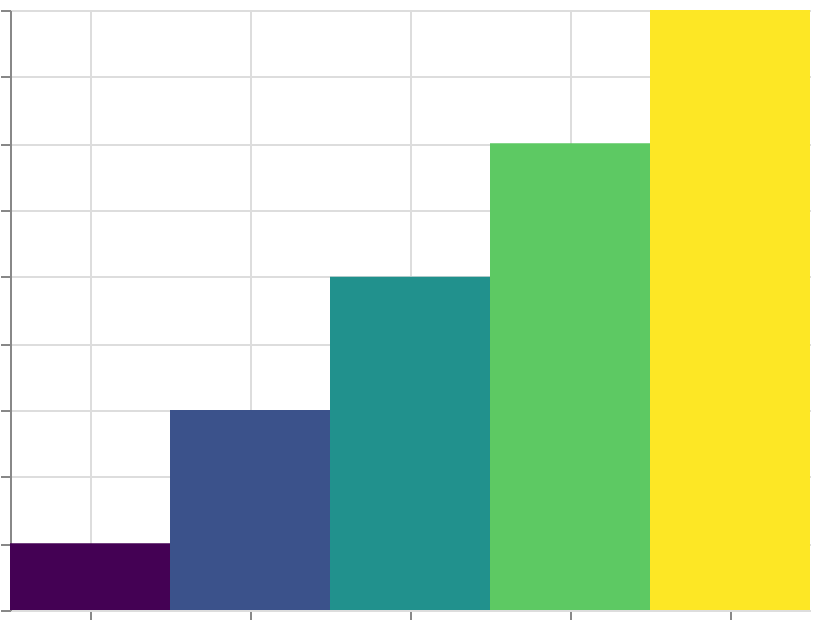

The Vega-Lite source for this figure:
### Vega specification from a JSON file in a GitHub repository (floating-point values rounded to 4 significant figures)
{"$schema": "https://vega.github.io/schema/vega/v6.json", "width": 400, "height": 300, "padding": 5, "autosize": "none", "data": [{"name": "table", "values": [{"cat": "A", "val": 10}, {"cat": "B", "val": 30}, {"cat": "C", "val": 50}, {"cat": "D", "val": 70}, {"cat": "E", "val": 90}]}], "scales": [{"name": "x", "type": "band", "domain": {"data": "table", "field": "cat", "sort": true}, "range": "width"}, {"name": "y", "type": "linear", "domain": {"data": "table", "field": "val"}, "range": [{"signal": "height"}, 0], "zero": true, "nice": true}, {"name": "color", "type": "linear", "domain": {"data": "table", "field": "val"}, "range": {"scheme": "viridis"}}], "marks": [{"type": "rect", "from": {"data": "table"}, "encode": {"update": {"x": {"scale": "x", "field": "cat"}, "width": {"scale": "x", "band": 1}, "y": {"scale": "y", "field": "val"}, "y2": {"scale": "y", "value": 0}, "fill": {"scale": "color", "field": "val"}}}}], "axes": [{"scale": "x", "orient": "bottom", "grid": true, "labels": false}, {"scale": "y", "orient": "left", "grid": true, "labels": false}], "legends": [{"fill": "color"}]}
